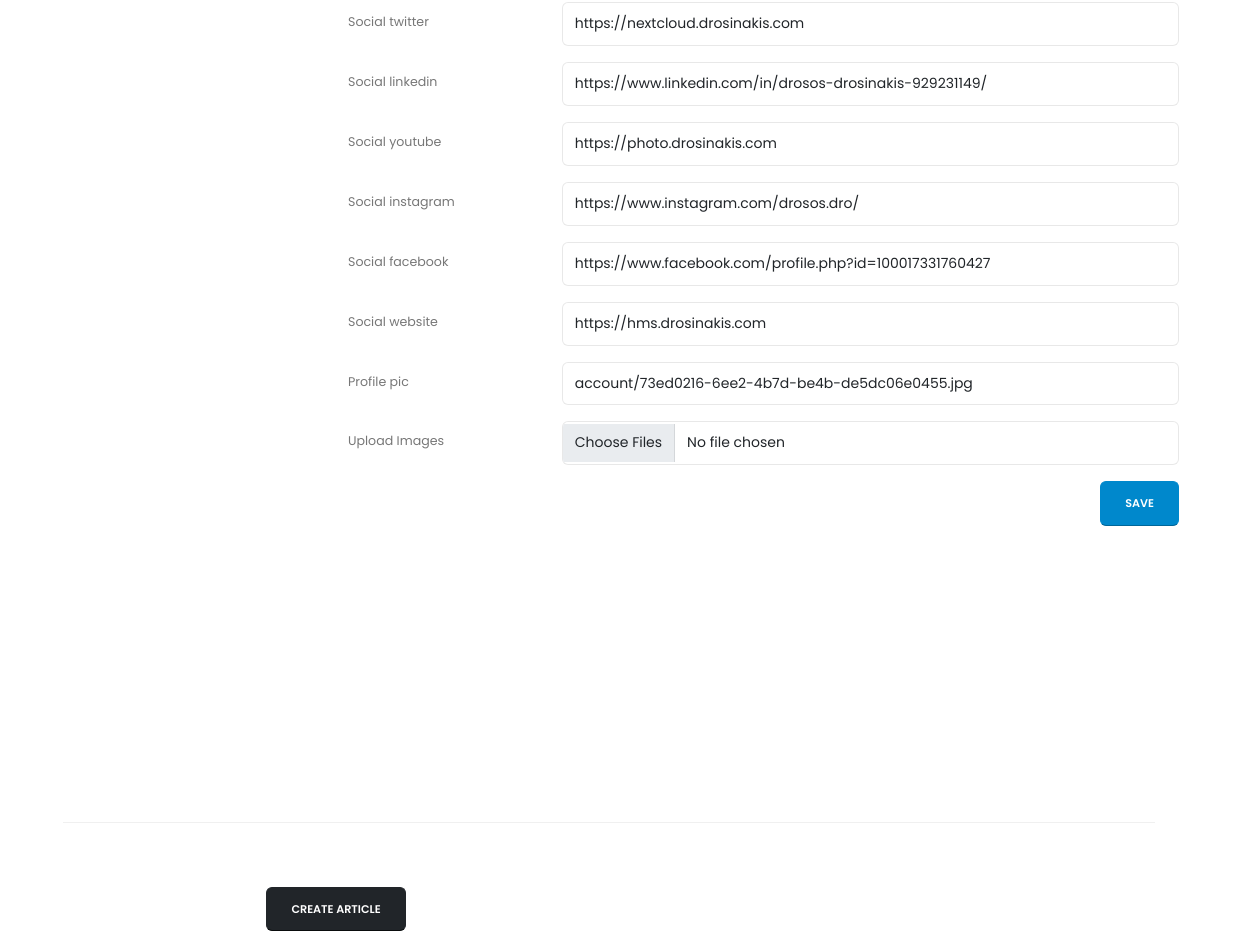
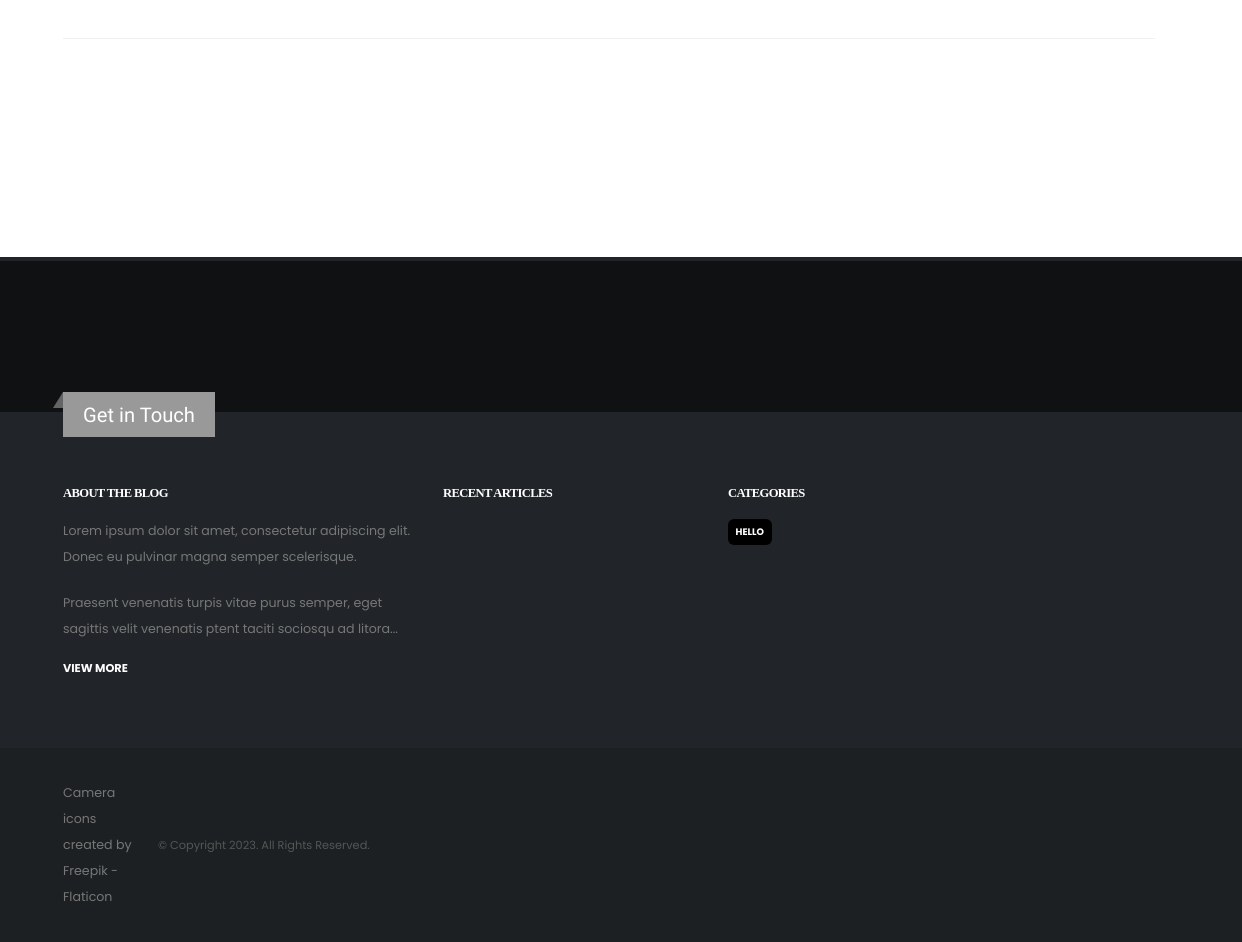
The app's page /users/update-user/9073a204-a0f8-46b0-a251-8b35d5194e4e (signed in, lower part), older data (2 pictures, top to bottom).
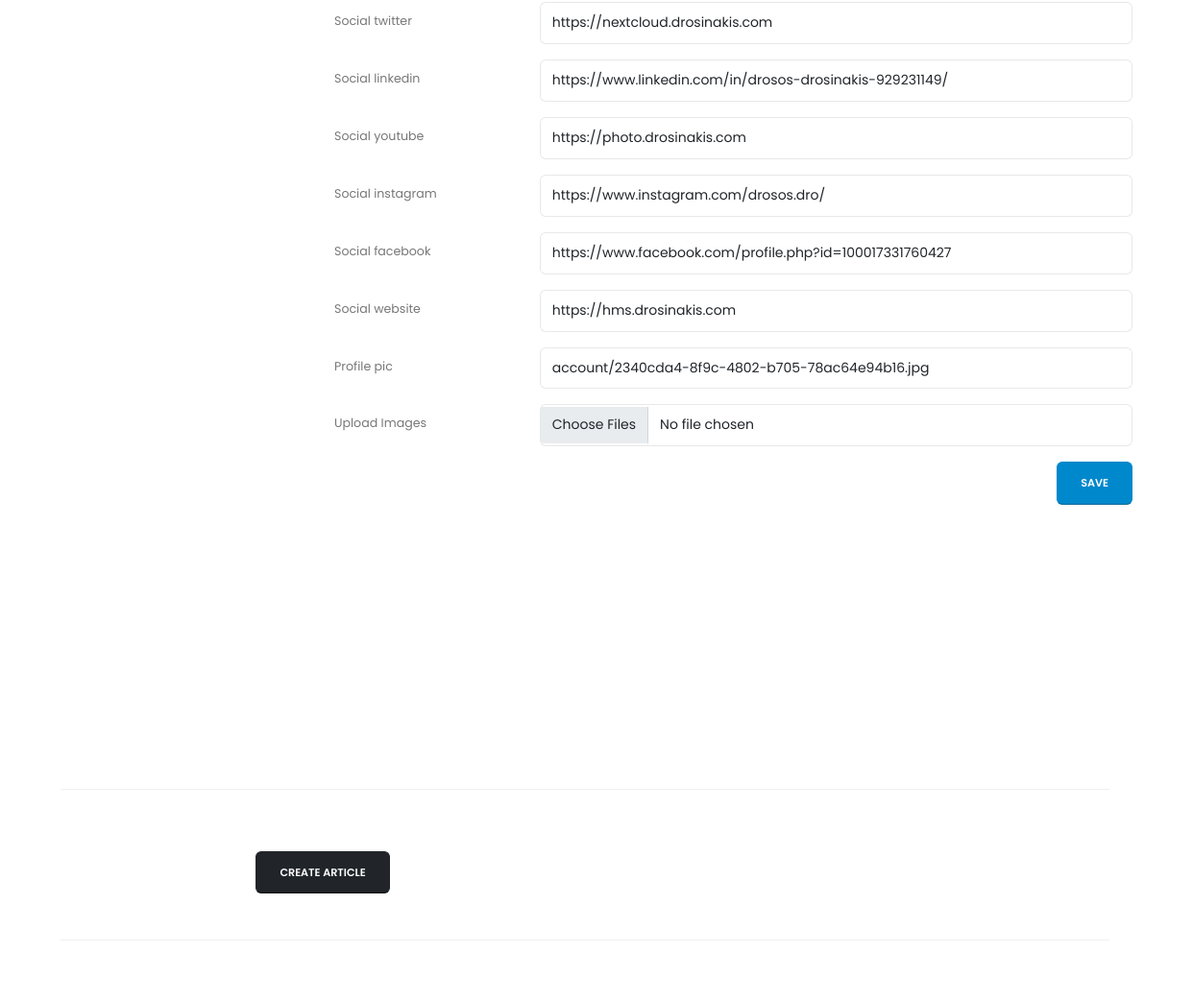
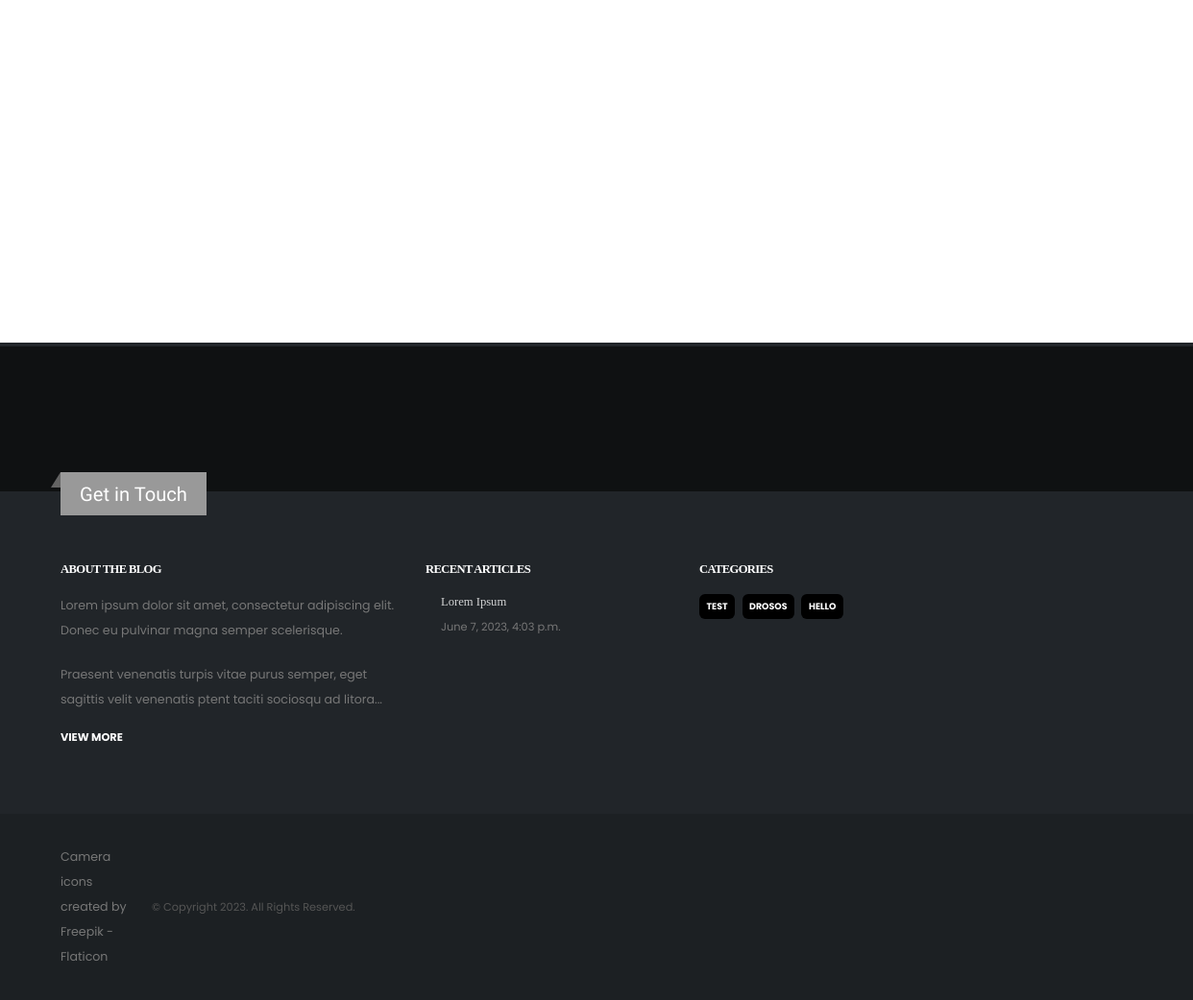
The same page, newer data (2 pictures, top to bottom).
### account/models.py (models this page shows, shortened)
class Account(AbstractBaseUser):
    id = models.UUIDField(
        default=uuid.uuid4, unique=True, primary_key=True, editable=False
    )
    email = models.EmailField(unique=True, max_length=200)
    name = models.CharField(max_length=200)
    surname = models.CharField(max_length=200, blank=True, null=True)
    phone = models.IntegerField(null=True, blank=True)
    short_intro = models.CharField(max_length=200, blank=True, null=True)
    bio = models.TextField(blank=True, null=True)
    social_github = models.CharField(max_length=200, blank=True, null=True)
    social_twitter = models.CharField(max_length=200, blank=True, null=True)
    social_linkedin = models.CharField(max_length=200, blank=True, null=True)
    social_youtube = models.CharField(max_length=200, blank=True, null=True)
    social_instagram = models.CharField(max_length=200, blank=True, null=True)
    social_facebook = models.CharField(max_length=200, blank=True, null=True)
    social_website = models.CharField(max_length=200, blank=True, null=True)
    profile_pic = models.ForeignKey(
        "MultipleAccountImages",
        on_delete=models.CASCADE,
        null=True,
        blank=True,
        related_name="profile_picture",
    )
    is_admin = models.BooleanField(default=False)
    is_superadmin = models.BooleanField(default=False)
    is_staff = models.BooleanField(default=False)
    is_active = models.BooleanField(default=False)
    permissions = models.ManyToManyField("Perm", blank=True)
    date_joined = models.DateTimeField(auto_now_add=True)
    last_login = models.DateTimeField(auto_now=True)
    objects = MyUserManager()
    USERNAME_FIELD = "email"
    REQUIRED_FIELDS = ["name"]
    def full_name(self):
        if self.surname:
            surname = self.surname
        else:
            surname = ""
        return f"{self.name}  {surname}"
    def permissions_list(self):
        return self.permissions.values_list("name", flat=True)

### tags/models.py (models this page shows, shortened)
class Tag(models.Model):
    title = models.CharField(max_length=50, unique=True)
    created_at = models.DateTimeField(auto_now_add=True)
    id = models.UUIDField(
        default=uuid.uuid4, unique=True, primary_key=True, editable=False
    )
    class Meta:
        ordering = ["-created_at"]
    def __str__(self):
        return self.title
    def get_URL(self):
        return reverse("articles_by_tags", kwargs={"pk": self.pk})

### articles/models.py (models this page shows, shortened)
class Article(models.Model):
    owner = models.ForeignKey(
        Account,
        on_delete=models.SET_NULL,
        null=True,
    )
    title = models.CharField(max_length=200)
    description = models.TextField(blank=True, null=True)
    tags = models.ManyToManyField(Tag, blank=True)
    updated_at = models.DateTimeField(auto_now=True)
    created_at = models.DateTimeField(auto_now_add=True)
    id = models.UUIDField(
        default=uuid.uuid4, unique=True, primary_key=True, editable=False
    )
    class Meta:
        ordering = ["-created_at"]
    def images(self):
        return self.multipleimages_set.all()
    def get_URL(self):
        return reverse("article", kwargs={"pk": self.id})

### account/views.py (the view, shortened to what this page needs)
@method_decorator(authenticated_user, name="dispatch")
class UpdateUser(UpdateView):
    model = Account
    form_class = UserModelForm
    template_name = "account/user_profile.html"
    def get_object(self, queryset=None):
        account = Account.objects.get(pk=self.request.user.id)
        return account

### account/forms.py
class UserModelForm(forms.ModelForm):
    class Meta:
        model = Account
        fields = "__all__"
        exclude = [
            "password",
            "is_admin",
            "is_superadmin",
            "is_staff",
            "is_active",
            "permissions",
        ]
    def __init__(self, *args, **kwargs):
        super().__init__(*args, **kwargs)
        for name, field in self.fields.items():
            field.widget.attrs.update({"class": "form-control text-3 h-auto py-2"})
        self.fields["profile_pic"].queryset = MultipleAccountImages.objects.filter(
            account=self.instance
        )

### account/models.py (called while the page is built)
    def image_url(self):
        if self.image:
            return self.image.url
        return ""

    def __str__(self):
        return str(self.image)

### articles/context_processors.py (called while the page is built)
def recent_articles_footer(request):
    recent_articles = Article.objects.all()[:2]
    return dict(recent_articles=recent_articles)

### articles/models.py (called while the page is built)
    def image_url(self):
        if self.image:
            return self.image.url
        return ""

### tags/context_processors.py (called while the page is built)
def tags_context(request):
    tags = Tag.objects.all()
    return dict(tags=tags)

### account/templates/account/user_profile.html (shortened to what this page needs)
{% extends "main.html" %}
{% block blockname %}
    <section>
        <div class="container pt-3 pb-2">
            <div class="row pt-2">
                <div class="col-lg-3 mt-4 mt-lg-0">
                </div>
                <div class="col-lg-9">
                    <form role=""
                          class="needs-validation"
                          onsubmit="showLoading('loading')"
                          enctype="multipart/form-data"
                          action="{% url 'update-user' request.user.id %}"
                          method="post">
                        {% for field in form %}
                            <div class="form-group row">
                                <label class="col-lg-3 col-form-label form-control-label line-height-9 pt-2 text-2">{{ field.label }}</label>
                                <div class="col-lg-9">{{ field }}</div>
                            </div>
                        {% endfor %}
                        <div class="form-group row">
                            <label class="col-lg-3 col-form-label form-control-label line-height-9 pt-2 text-2">Upload Images</label>
                            <div class="col-lg-9">
                                <input class="form-control text-3 h-auto py-2"
                                       type="file"
                                       accept="image/*"
                                       name="account_images"
                                       multiple />
                            </div>
                        </div>
                        <div class="form-group row">
                            <div class="form-group col-lg-9"></div>
                            <div class="form-group col-lg-3">
                                <button type="submit"
                                        class="btn btn-primary btn-modern float-end"
                                        data-loading-text="Loading...">Save</button>
                            </div>
                        </div>
                    </form>
                </div>
                <div class="mt-3">
                    <div class="masonry-loader masonry-loader-showing">
                        <div class="masonry"
                             data-plugin-masonry
                             data-plugin-options="{'itemSelector': '.masonry-item'}">
                            {% for image in request.user.multipleaccountimages_set.all %}
                                <div class="masonry-item">
                                    <span class="thumb-info thumb-info-centered-icons thumb-info-no-borders">
                                        <span class="thumb-info-wrapper">
                                        </span>
                                    </span>
                                </div>
                            {% endfor %}
                        </div>
                    </div>
                </div>
                <div class="row">
                    <div class="col">
                        <hr class="solid my-5">
                    </div>
                </div>
                {% if "artist" in request.user.permissions_list %}
                    <div class="col-lg-6 text-center">
                        <a href="{% url 'create-article' %}"
                           class="btn btn-modern btn-dark mt-3">Create Article</a>
                    </div>
                    <div class="row">
                        <div class="col">
                            <hr class="solid my-5">
                        </div>
                    </div>
                    {% for article in request.user.article_set.all %}
                        <div class="row">
                            <div class="col-md-7 order-2">
                                <div class="overflow-hidden">
                                </div>
                            </div>
                        </div>
                    {% endfor %}
                {% endif %}
            </div>
        </div>
    </section>
{% endblock blockname %}

### templates/main.html (shortened to what this page needs)
<!DOCTYPE html>
<html lang="en" class="">
    {% load static %}
    <head>
        <link rel="stylesheet"
              href="{% static 'vendor/circle-flip-slideshow/css/component.css' %}">
        <link id="skinCSS"
              rel="stylesheet"
              href="{% static 'css/skins/default.css' %}">
        <link rel="stylesheet"
              href="{% static 'vendor/rs-plugin/css/settings.css' %}">
        <link rel="stylesheet"
              href="{% static 'vendor/rs-plugin/css/layers.css' %}">
        <link rel="stylesheet"
              href="{% static 'vendor/rs-plugin/css/navigation.css' %}">
        <link rel="stylesheet"
              href="{% static 'vendor/bootstrap-star-rating/css/star-rating.min.css' %}">
        <link rel="stylesheet"
              href="{% static 'vendor/owl.carousel/assets/owl.theme.default.min.css' %}">
        <link rel="stylesheet"
              href="{% static 'vendor/bootstrap/css/bootstrap.min.css' %}">
        <link rel="stylesheet"
              href="{% static 'vendor/fontawesome-free/css/all.min.css' %}">
        <link rel="stylesheet"
              href="{% static 'vendor/animate/animate.compat.css' %}">
        <link rel="stylesheet"
              href="{% static 'vendor/simple-line-icons/css/simple-line-icons.min.css' %}">
        <link rel="stylesheet"
              href="{% static 'vendor/owl.carousel/assets/owl.carousel.min.css' %}">
        <link rel="stylesheet"
              href="{% static 'vendor/magnific-popup/magnific-popup.min.css' %}">
        <link rel="stylesheet" href="{% static 'css/theme.css' %}">
        <link rel="stylesheet" href="{% static 'css/theme-elements.css' %}">
        <link rel="stylesheet" href="{% static 'css/theme-blog.css' %}">
        <link rel="stylesheet" href="{% static 'css/theme-shop.css' %}">
        <link rel="stylesheet" href="{% static 'css/demos/demo-photography.css' %}">
    </head>
    <body class="loading-overlay-showing"
          data-loading-overlay
          data-plugin-options="{'hideDelay': 700}"
          data-plugin-page-transition>
        <div class="body">
            <div role="main" class="main">
                <div id="loading" style="display:none">{% include 'loading.html' %}</div>
                {% block blockname %}
                {% endblock blockname %}
                {% include "pagination.html" %}
                {% include 'includes/footer.html' %}
            </div>
        </div>
    </body>
</html>

### templates/loading.html (shortened to what this page needs)
<!DOCTYPE html>
<html>
<head>
</head>
<body>
</body>
</html>

### templates/pagination.html (shortened to what this page needs)
<div class="container py-5 mt-3">
</div>

### templates/includes/footer.html (shortened to what this page needs)
<footer id="footer">
  <section class="section border-0 m-0 bg-color-dark-scale-5">
    <div class="container container-xl-custom">
      <div class="row">
        <div class="col text-center">
        </div>
      </div>
    </div>
  </section>
  <div class="container">
    <div class="footer-ribbon">
      <span>Get in Touch</span>
    </div>
    <div class="row py-5 my-4">
      <div class="col-md-6 col-lg-4 mb-5 mb-lg-0">
        <h5 class="text-3 mb-3">ABOUT THE BLOG</h5>
        <p>
          Lorem ipsum dolor sit amet, consectetur adipiscing elit. Donec eu
          pulvinar magna semper scelerisque.
        </p>
        <p class="mb-2">
          Praesent venenatis turpis vitae purus semper, eget sagittis velit
          venenatis ptent taciti sociosqu ad litora...
        </p>
        <p class="mb-0">
          <a href="#" class="btn-flat btn-xs text-color-light p-relative top-5"><strong class="text-2">VIEW
              MORE</strong><i class="fas fa-angle-right p-relative top-1 ps-2"></i></a>
        </p>
      </div>
      <div class="col-md-6 col-lg-3 mb-5 mb-lg-0">
        <h5 class="text-3 mb-3">RECENT Articles</h5>
        <ul class="list-unstyled mb-0">
          {% for article in recent_articles %}
          <li class="d-flex">
            <article class="d-flex">
              <a href="{{article.get_URL}}">
              </a>
              <div class="media-body">
                <a href="{{article.get_URL}}">
                  <h6 class="text-3 text-color-light opacity-8 ls-0 mb-1">
                    {{article.title}}
                  </h6>
                  <p class="text-2 mb-0">{{article.created_at}}</p>
                </a>
              </div>
            </article>
          </li>
          {% endfor %}
        </ul>
      </div>
      <div class="col-md-6 col-lg-2">
        <h5 class="text-3 mb-3">CATEGORIES</h5>
        <p>
          {% for tag in tags %}
          <a href="{{tag.get_URL}}">
            <span class="badge badge-dark bg-color-black badge-sm py-2 me-1 mb-2 text-uppercase">{{ tag }}</span>
          </a>
          {% endfor %}
        </p>
      </div>
    </div>
  </div>
  <div class="footer-copyright">
    <div class="container py-2">
      <div class="row py-4">
        <div class="col-lg-1 d-flex align-items-center justify-content-center justify-content-lg-start mb-2 mb-lg-0">
          <a href="https://www.flaticon.com/free-icon/camera_2965705?term=camera&page=1&position=21&origin=tag&related_id=2965705"
            title="camera icons">Camera icons created by Freepik - Flaticon</a>
        </div>
        <div class="col-lg-7 d-flex align-items-center justify-content-center justify-content-lg-start mb-4 mb-lg-0">
          <p>© Copyright 2023. All Rights Reserved.</p>
        </div>
        <div class="col-lg-4 d-flex align-items-center justify-content-center justify-content-lg-end">
        </div>
      </div>
    </div>
  </div>
</footer>

### static/css/demos/demo-photography.css (style rules this page uses)
h1, h2, h3, h4, h5, h6 { font-family: "Roboto Slab", serif; }
h5 { font-size: 0.9em; }
h6 { font-size: 0.8em; }
.thumb-info, .thumb-info .thumb-info-wrapper, .thumb-info .thumb-info-wrapper:after, .thumb-info .thumb-info-wrapper > img, .thumb-info .thumb-info-wrapper > .thumb-info-background { border-radius: 0; }

Row changes from the older to the newer data that the page shows:
changed Account "https://nextcloud.drosinakis.com": profile_pic "account/73ed0216-6ee2-4b7d-be4b-de5dc06e0455.jpg" → "account/2340cda4-8f9c-4802-b705-78ac64e94b16.jpg"
added Article: title "Lorem Ipsum", created_at "June 7, 2023, 4:03 p.m."
added Tag: title "TEST"
added Tag: title "DROSOS"
